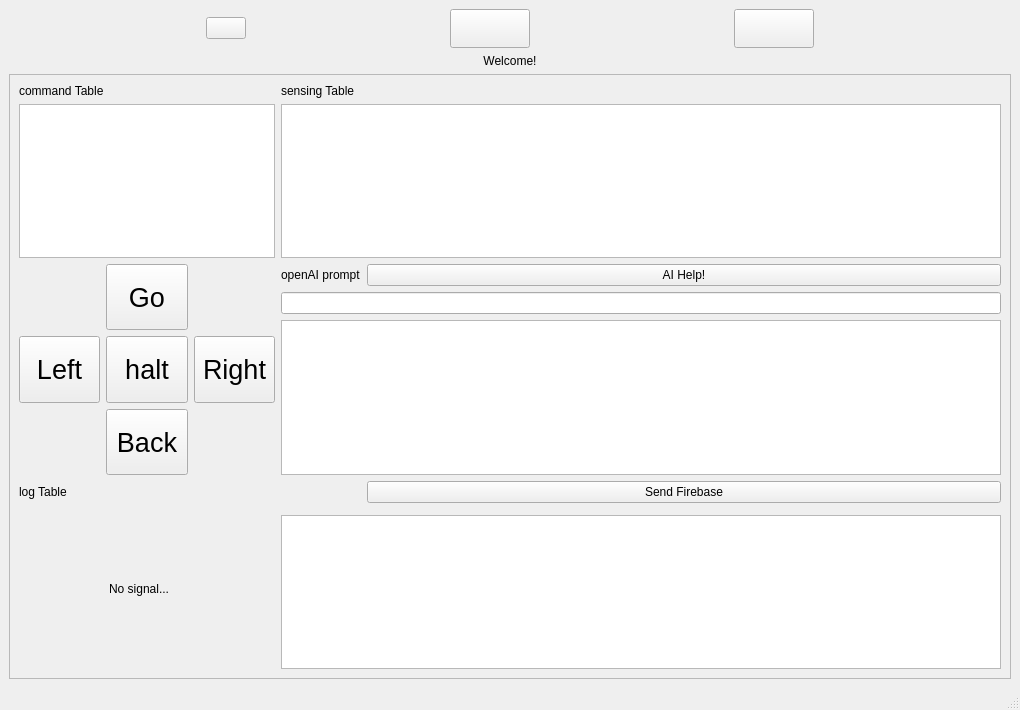
<?xml version="1.0" encoding="UTF-8"?>
<ui version="4.0">
 <class>MainWindow</class>
 <widget class="QMainWindow" name="MainWindow">
  <property name="geometry">
   <rect>
    <x>0</x>
    <y>0</y>
    <width>1020</width>
    <height>710</height>
   </rect>
  </property>
  <property name="windowTitle">
   <string>MainWindow</string>
  </property>
  <widget class="QWidget" name="centralwidget">
   <layout class="QVBoxLayout" name="verticalLayout">
    <item>
     <layout class="QHBoxLayout" name="horizontalLayout">
      <property name="spacing">
       <number>7</number>
      </property>
      <property name="topMargin">
       <number>0</number>
      </property>
      <item>
       <widget class="QPushButton" name="startButton">
        <property name="sizePolicy">
         <sizepolicy hsizetype="Maximum" vsizetype="Maximum">
          <horstretch>0</horstretch>
          <verstretch>0</verstretch>
         </sizepolicy>
        </property>
        <property name="layoutDirection">
         <enum>Qt::LayoutDirection::LeftToRight</enum>
        </property>
        <property name="text">
         <string/>
        </property>
        <property name="icon">
         <iconset theme="QIcon::ThemeIcon::MediaPlaybackStart"/>
        </property>
        <property name="iconSize">
         <size>
          <width>40</width>
          <height>40</height>
         </size>
        </property>
       </widget>
      </item>
      <item>
       <widget class="QPushButton" name="stopButton">
        <property name="sizePolicy">
         <sizepolicy hsizetype="Maximum" vsizetype="Fixed">
          <horstretch>0</horstretch>
          <verstretch>0</verstretch>
         </sizepolicy>
        </property>
        <property name="font">
         <font>
          <pointsize>20</pointsize>
         </font>
        </property>
        <property name="text">
         <string/>
        </property>
        <property name="icon">
         <iconset theme="QIcon::ThemeIcon::MediaPlaybackPause"/>
        </property>
        <property name="iconSize">
         <size>
          <width>40</width>
          <height>40</height>
         </size>
        </property>
       </widget>
      </item>
      <item>
       <widget class="QPushButton" name="initButton">
        <property name="sizePolicy">
         <sizepolicy hsizetype="Maximum" vsizetype="Fixed">
          <horstretch>0</horstretch>
          <verstretch>0</verstretch>
         </sizepolicy>
        </property>
        <property name="font">
         <font>
          <pointsize>20</pointsize>
         </font>
        </property>
        <property name="text">
         <string/>
        </property>
        <property name="icon">
         <iconset theme="QIcon::ThemeIcon::SystemShutdown"/>
        </property>
        <property name="iconSize">
         <size>
          <width>40</width>
          <height>40</height>
         </size>
        </property>
       </widget>
      </item>
     </layout>
    </item>
    <item>
     <widget class="QLabel" name="statuslbl">
      <property name="layoutDirection">
       <enum>Qt::LayoutDirection::RightToLeft</enum>
      </property>
      <property name="text">
       <string>Welcome!</string>
      </property>
      <property name="textFormat">
       <enum>Qt::TextFormat::PlainText</enum>
      </property>
      <property name="alignment">
       <set>Qt::AlignmentFlag::AlignCenter</set>
      </property>
     </widget>
    </item>
    <item>
     <widget class="QFrame" name="gui_frame">
      <property name="frameShape">
       <enum>QFrame::Shape::StyledPanel</enum>
      </property>
      <property name="frameShadow">
       <enum>QFrame::Shadow::Raised</enum>
      </property>
      <layout class="QGridLayout" name="gridLayout" columnstretch="0,0,1" columnminimumwidth="0,0,0">
       <item row="2" column="1" colspan="2">
        <widget class="QPlainTextEdit" name="sensingText">
         <property name="sizePolicy">
          <sizepolicy hsizetype="Expanding" vsizetype="Expanding">
           <horstretch>0</horstretch>
           <verstretch>0</verstretch>
          </sizepolicy>
         </property>
         <property name="readOnly">
          <bool>true</bool>
         </property>
        </widget>
       </item>
       <item row="1" column="0">
        <widget class="QLabel" name="label">
         <property name="font">
          <font>
           <pointsize>9</pointsize>
          </font>
         </property>
         <property name="text">
          <string>command Table</string>
         </property>
        </widget>
       </item>
       <item row="9" column="0" colspan="2">
        <widget class="QLabel" name="label_4">
         <property name="font">
          <font>
           <pointsize>9</pointsize>
          </font>
         </property>
         <property name="text">
          <string>log Table</string>
         </property>
        </widget>
       </item>
       <item row="3" column="2">
        <widget class="QPushButton" name="promptSendButton">
         <property name="text">
          <string>AI Help!</string>
         </property>
        </widget>
       </item>
       <item row="1" column="1" colspan="2">
        <widget class="QLabel" name="label_2">
         <property name="font">
          <font>
           <pointsize>9</pointsize>
          </font>
         </property>
         <property name="text">
          <string>sensing Table</string>
         </property>
        </widget>
       </item>
       <item row="9" column="2">
        <widget class="QPushButton" name="FirebaseSendButton">
         <property name="text">
          <string>Send Firebase</string>
         </property>
        </widget>
       </item>
       <item row="11" column="1" colspan="2">
        <widget class="QTextEdit" name="logText">
         <property name="readOnly">
          <bool>true</bool>
         </property>
        </widget>
       </item>
       <item row="5" column="1" colspan="2">
        <widget class="QPlainTextEdit" name="promptOutput">
         <property name="sizePolicy">
          <sizepolicy hsizetype="Expanding" vsizetype="Expanding">
           <horstretch>0</horstretch>
           <verstretch>0</verstretch>
          </sizepolicy>
         </property>
         <property name="minimumSize">
          <size>
           <width>450</width>
           <height>0</height>
          </size>
         </property>
         <property name="readOnly">
          <bool>true</bool>
         </property>
        </widget>
       </item>
       <item row="3" column="1">
        <widget class="QLabel" name="label_3">
         <property name="text">
          <string>openAI prompt</string>
         </property>
        </widget>
       </item>
       <item row="4" column="1" colspan="2">
        <widget class="QLineEdit" name="promptInput">
         <property name="text">
          <string/>
         </property>
        </widget>
       </item>
       <item row="2" column="0">
        <widget class="QPlainTextEdit" name="commandText">
         <property name="readOnly">
          <bool>true</bool>
         </property>
        </widget>
       </item>
       <item row="3" column="0" rowspan="3">
        <layout class="QGridLayout" name="gridLayout_2">
         <item row="2" column="1">
          <widget class="QPushButton" name="backButton">
           <property name="sizePolicy">
            <sizepolicy hsizetype="Minimum" vsizetype="Minimum">
             <horstretch>0</horstretch>
             <verstretch>0</verstretch>
            </sizepolicy>
           </property>
           <property name="font">
            <font>
             <pointsize>20</pointsize>
            </font>
           </property>
           <property name="text">
            <string>Back</string>
           </property>
          </widget>
         </item>
         <item row="1" column="1">
          <widget class="QPushButton" name="midButton">
           <property name="sizePolicy">
            <sizepolicy hsizetype="Minimum" vsizetype="Minimum">
             <horstretch>0</horstretch>
             <verstretch>0</verstretch>
            </sizepolicy>
           </property>
           <property name="font">
            <font>
             <pointsize>20</pointsize>
            </font>
           </property>
           <property name="text">
            <string>halt</string>
           </property>
          </widget>
         </item>
         <item row="1" column="0">
          <widget class="QPushButton" name="leftButton">
           <property name="sizePolicy">
            <sizepolicy hsizetype="Minimum" vsizetype="Minimum">
             <horstretch>0</horstretch>
             <verstretch>0</verstretch>
            </sizepolicy>
           </property>
           <property name="font">
            <font>
             <pointsize>20</pointsize>
            </font>
           </property>
           <property name="text">
            <string>Left</string>
           </property>
          </widget>
         </item>
         <item row="0" column="1">
          <widget class="QPushButton" name="goButton">
           <property name="sizePolicy">
            <sizepolicy hsizetype="Minimum" vsizetype="Minimum">
             <horstretch>0</horstretch>
             <verstretch>0</verstretch>
            </sizepolicy>
           </property>
           <property name="font">
            <font>
             <pointsize>20</pointsize>
            </font>
           </property>
           <property name="text">
            <string>Go</string>
           </property>
          </widget>
         </item>
         <item row="1" column="2">
          <widget class="QPushButton" name="rightButton">
           <property name="sizePolicy">
            <sizepolicy hsizetype="Minimum" vsizetype="Minimum">
             <horstretch>0</horstretch>
             <verstretch>0</verstretch>
            </sizepolicy>
           </property>
           <property name="font">
            <font>
             <pointsize>20</pointsize>
            </font>
           </property>
           <property name="text">
            <string>Right</string>
           </property>
          </widget>
         </item>
        </layout>
       </item>
       <item row="10" column="0" rowspan="2">
        <widget class="QLabel" name="video_lbl">
         <property name="sizePolicy">
          <sizepolicy hsizetype="Expanding" vsizetype="Expanding">
           <horstretch>0</horstretch>
           <verstretch>0</verstretch>
          </sizepolicy>
         </property>
         <property name="maximumSize">
          <size>
           <width>240</width>
           <height>240</height>
          </size>
         </property>
         <property name="text">
          <string>No signal...</string>
         </property>
         <property name="alignment">
          <set>Qt::AlignmentFlag::AlignCenter</set>
         </property>
        </widget>
       </item>
      </layout>
     </widget>
    </item>
   </layout>
  </widget>
  <widget class="QMenuBar" name="menubar">
   <property name="geometry">
    <rect>
     <x>0</x>
     <y>0</y>
     <width>1020</width>
     <height>26</height>
    </rect>
   </property>
  </widget>
  <widget class="QStatusBar" name="statusbar"/>
 </widget>
 <resources/>
 <connections>
  <connection>
   <sender>goButton</sender>
   <signal>clicked()</signal>
   <receiver>MainWindow</receiver>
   <slot>go()</slot>
   <hints>
    <hint type="sourcelabel">
     <x>216</x>
     <y>352</y>
    </hint>
    <hint type="destinationlabel">
     <x>443</x>
     <y>332</y>
    </hint>
   </hints>
  </connection>
  <connection>
   <sender>leftButton</sender>
   <signal>clicked()</signal>
   <receiver>MainWindow</receiver>
   <slot>left()</slot>
   <hints>
    <hint type="sourcelabel">
     <x>100</x>
     <y>393</y>
    </hint>
    <hint type="destinationlabel">
     <x>117</x>
     <y>457</y>
    </hint>
   </hints>
  </connection>
  <connection>
   <sender>rightButton</sender>
   <signal>clicked()</signal>
   <receiver>MainWindow</receiver>
   <slot>right()</slot>
   <hints>
    <hint type="sourcelabel">
     <x>316</x>
     <y>419</y>
    </hint>
    <hint type="destinationlabel">
     <x>462</x>
     <y>434</y>
    </hint>
   </hints>
  </connection>
  <connection>
   <sender>midButton</sender>
   <signal>clicked()</signal>
   <receiver>MainWindow</receiver>
   <slot>mid()</slot>
   <hints>
    <hint type="sourcelabel">
     <x>206</x>
     <y>390</y>
    </hint>
    <hint type="destinationlabel">
     <x>361</x>
     <y>447</y>
    </hint>
   </hints>
  </connection>
  <connection>
   <sender>backButton</sender>
   <signal>clicked()</signal>
   <receiver>MainWindow</receiver>
   <slot>back()</slot>
   <hints>
    <hint type="sourcelabel">
     <x>206</x>
     <y>461</y>
    </hint>
    <hint type="destinationlabel">
     <x>313</x>
     <y>486</y>
    </hint>
   </hints>
  </connection>
  <connection>
   <sender>stopButton</sender>
   <signal>clicked()</signal>
   <receiver>MainWindow</receiver>
   <slot>stop()</slot>
   <hints>
    <hint type="sourcelabel">
     <x>482</x>
     <y>86</y>
    </hint>
    <hint type="destinationlabel">
     <x>739</x>
     <y>479</y>
    </hint>
   </hints>
  </connection>
  <connection>
   <sender>initButton</sender>
   <signal>clicked()</signal>
   <receiver>MainWindow</receiver>
   <slot>connect_agv()</slot>
   <hints>
    <hint type="sourcelabel">
     <x>747</x>
     <y>86</y>
    </hint>
    <hint type="destinationlabel">
     <x>930</x>
     <y>466</y>
    </hint>
   </hints>
  </connection>
  <connection>
   <sender>startButton</sender>
   <signal>clicked()</signal>
   <receiver>MainWindow</receiver>
   <slot>start()</slot>
   <hints>
    <hint type="sourcelabel">
     <x>256</x>
     <y>60</y>
    </hint>
    <hint type="destinationlabel">
     <x>286</x>
     <y>472</y>
    </hint>
   </hints>
  </connection>
  <connection>
   <sender>FirebaseSendButton</sender>
   <signal>clicked()</signal>
   <receiver>MainWindow</receiver>
   <slot>send_firebase()</slot>
   <hints>
    <hint type="sourcelabel">
     <x>774</x>
     <y>509</y>
    </hint>
    <hint type="destinationlabel">
     <x>1026</x>
     <y>526</y>
    </hint>
   </hints>
  </connection>
 </connections>
 <slots>
  <slot>go()</slot>
  <slot>mid()</slot>
  <slot>back()</slot>
  <slot>left()</slot>
  <slot>right()</slot>
  <slot>start()</slot>
  <slot>stop()</slot>
  <slot>connect_agv()</slot>
  <slot>send_firebase()</slot>
 </slots>
</ui>
